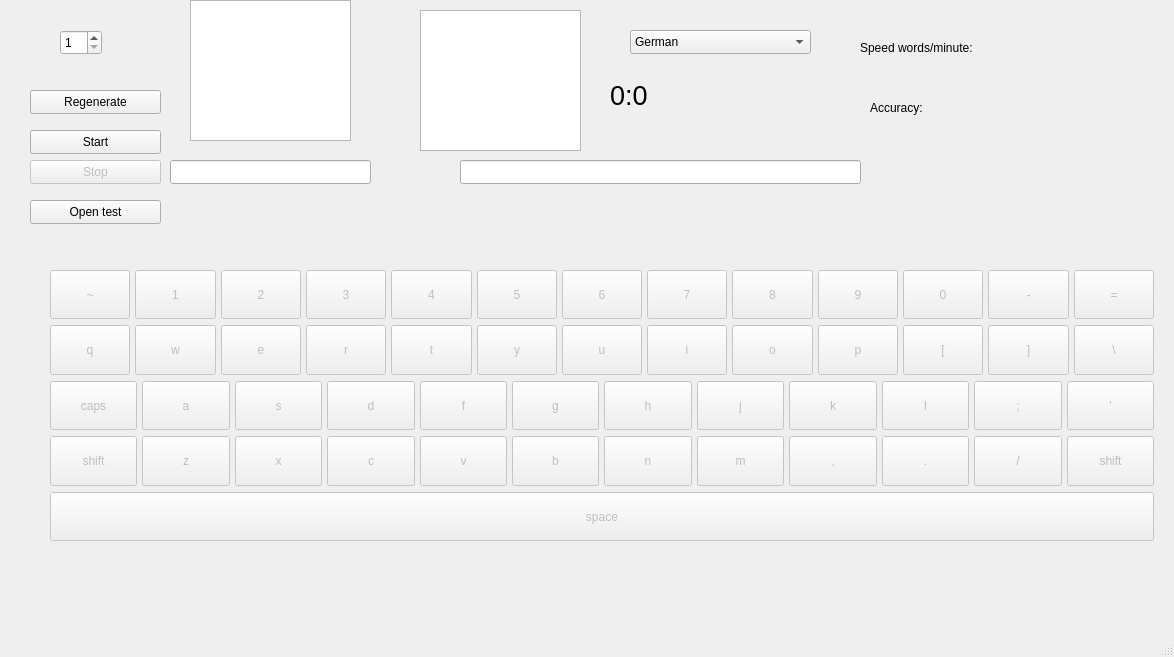
<?xml version="1.0" encoding="UTF-8"?>
<ui version="4.0">
 <class>MainWindow</class>
 <widget class="QMainWindow" name="MainWindow">
  <property name="geometry">
   <rect>
    <x>0</x>
    <y>0</y>
    <width>1174</width>
    <height>657</height>
   </rect>
  </property>
  <property name="windowTitle">
   <string>MainWindow</string>
  </property>
  <widget class="QWidget" name="centralwidget">
   <widget class="LineEditInput" name="lineEdit_in">
    <property name="geometry">
     <rect>
      <x>170</x>
      <y>160</y>
      <width>201</width>
      <height>24</height>
     </rect>
    </property>
    <property name="readOnly">
     <bool>true</bool>
    </property>
   </widget>
   <widget class="QWidget" name="verticalLayoutWidget">
    <property name="geometry">
     <rect>
      <x>50</x>
      <y>260</y>
      <width>1104</width>
      <height>291</height>
     </rect>
    </property>
    <layout class="QVBoxLayout" name="verticalLayout">
     <property name="leftMargin">
      <number>0</number>
     </property>
     <property name="topMargin">
      <number>10</number>
     </property>
     <property name="bottomMargin">
      <number>10</number>
     </property>
     <item>
      <layout class="QHBoxLayout" name="horizontalLayout">
       <property name="spacing">
        <number>5</number>
       </property>
       <property name="sizeConstraint">
        <enum>QLayout::SetDefaultConstraint</enum>
       </property>
       <item>
        <widget class="QPushButton" name="pushButton_49">
         <property name="enabled">
          <bool>false</bool>
         </property>
         <property name="sizePolicy">
          <sizepolicy hsizetype="MinimumExpanding" vsizetype="Minimum">
           <horstretch>0</horstretch>
           <verstretch>0</verstretch>
          </sizepolicy>
         </property>
         <property name="text">
          <string>~</string>
         </property>
        </widget>
       </item>
       <item>
        <widget class="QPushButton" name="pushButton_10">
         <property name="enabled">
          <bool>false</bool>
         </property>
         <property name="sizePolicy">
          <sizepolicy hsizetype="MinimumExpanding" vsizetype="Minimum">
           <horstretch>0</horstretch>
           <verstretch>0</verstretch>
          </sizepolicy>
         </property>
         <property name="text">
          <string>1</string>
         </property>
        </widget>
       </item>
       <item>
        <widget class="QPushButton" name="pushButton_11">
         <property name="enabled">
          <bool>false</bool>
         </property>
         <property name="sizePolicy">
          <sizepolicy hsizetype="MinimumExpanding" vsizetype="Minimum">
           <horstretch>0</horstretch>
           <verstretch>0</verstretch>
          </sizepolicy>
         </property>
         <property name="text">
          <string>2</string>
         </property>
        </widget>
       </item>
       <item>
        <widget class="QPushButton" name="pushButton_12">
         <property name="enabled">
          <bool>false</bool>
         </property>
         <property name="sizePolicy">
          <sizepolicy hsizetype="MinimumExpanding" vsizetype="Minimum">
           <horstretch>0</horstretch>
           <verstretch>0</verstretch>
          </sizepolicy>
         </property>
         <property name="text">
          <string>3</string>
         </property>
        </widget>
       </item>
       <item>
        <widget class="QPushButton" name="pushButton_13">
         <property name="enabled">
          <bool>false</bool>
         </property>
         <property name="sizePolicy">
          <sizepolicy hsizetype="MinimumExpanding" vsizetype="Minimum">
           <horstretch>0</horstretch>
           <verstretch>0</verstretch>
          </sizepolicy>
         </property>
         <property name="text">
          <string>4</string>
         </property>
        </widget>
       </item>
       <item>
        <widget class="QPushButton" name="pushButton_14">
         <property name="enabled">
          <bool>false</bool>
         </property>
         <property name="sizePolicy">
          <sizepolicy hsizetype="MinimumExpanding" vsizetype="Minimum">
           <horstretch>0</horstretch>
           <verstretch>0</verstretch>
          </sizepolicy>
         </property>
         <property name="text">
          <string>5</string>
         </property>
        </widget>
       </item>
       <item>
        <widget class="QPushButton" name="pushButton_15">
         <property name="enabled">
          <bool>false</bool>
         </property>
         <property name="sizePolicy">
          <sizepolicy hsizetype="MinimumExpanding" vsizetype="Minimum">
           <horstretch>0</horstretch>
           <verstretch>0</verstretch>
          </sizepolicy>
         </property>
         <property name="text">
          <string>6</string>
         </property>
        </widget>
       </item>
       <item>
        <widget class="QPushButton" name="pushButton_16">
         <property name="enabled">
          <bool>false</bool>
         </property>
         <property name="sizePolicy">
          <sizepolicy hsizetype="MinimumExpanding" vsizetype="Minimum">
           <horstretch>0</horstretch>
           <verstretch>0</verstretch>
          </sizepolicy>
         </property>
         <property name="text">
          <string>7</string>
         </property>
        </widget>
       </item>
       <item>
        <widget class="QPushButton" name="pushButton_17">
         <property name="enabled">
          <bool>false</bool>
         </property>
         <property name="sizePolicy">
          <sizepolicy hsizetype="MinimumExpanding" vsizetype="Minimum">
           <horstretch>0</horstretch>
           <verstretch>0</verstretch>
          </sizepolicy>
         </property>
         <property name="text">
          <string>8</string>
         </property>
        </widget>
       </item>
       <item>
        <widget class="QPushButton" name="pushButton_18">
         <property name="enabled">
          <bool>false</bool>
         </property>
         <property name="sizePolicy">
          <sizepolicy hsizetype="MinimumExpanding" vsizetype="Minimum">
           <horstretch>0</horstretch>
           <verstretch>0</verstretch>
          </sizepolicy>
         </property>
         <property name="text">
          <string>9</string>
         </property>
        </widget>
       </item>
       <item>
        <widget class="QPushButton" name="pushButton_19">
         <property name="enabled">
          <bool>false</bool>
         </property>
         <property name="sizePolicy">
          <sizepolicy hsizetype="MinimumExpanding" vsizetype="Minimum">
           <horstretch>0</horstretch>
           <verstretch>0</verstretch>
          </sizepolicy>
         </property>
         <property name="text">
          <string>0</string>
         </property>
        </widget>
       </item>
       <item>
        <widget class="QPushButton" name="pushButton_20">
         <property name="enabled">
          <bool>false</bool>
         </property>
         <property name="sizePolicy">
          <sizepolicy hsizetype="MinimumExpanding" vsizetype="Minimum">
           <horstretch>0</horstretch>
           <verstretch>0</verstretch>
          </sizepolicy>
         </property>
         <property name="text">
          <string>-</string>
         </property>
        </widget>
       </item>
       <item>
        <widget class="QPushButton" name="pushButton_21">
         <property name="enabled">
          <bool>false</bool>
         </property>
         <property name="sizePolicy">
          <sizepolicy hsizetype="MinimumExpanding" vsizetype="Minimum">
           <horstretch>0</horstretch>
           <verstretch>0</verstretch>
          </sizepolicy>
         </property>
         <property name="text">
          <string>=</string>
         </property>
        </widget>
       </item>
      </layout>
     </item>
     <item>
      <layout class="QHBoxLayout" name="horizontalLayout_3">
       <property name="spacing">
        <number>5</number>
       </property>
       <property name="sizeConstraint">
        <enum>QLayout::SetDefaultConstraint</enum>
       </property>
       <item>
        <widget class="QPushButton" name="pushButton_24">
         <property name="enabled">
          <bool>false</bool>
         </property>
         <property name="sizePolicy">
          <sizepolicy hsizetype="MinimumExpanding" vsizetype="Minimum">
           <horstretch>0</horstretch>
           <verstretch>0</verstretch>
          </sizepolicy>
         </property>
         <property name="text">
          <string>q</string>
         </property>
        </widget>
       </item>
       <item>
        <widget class="QPushButton" name="pushButton_25">
         <property name="enabled">
          <bool>false</bool>
         </property>
         <property name="sizePolicy">
          <sizepolicy hsizetype="MinimumExpanding" vsizetype="Minimum">
           <horstretch>0</horstretch>
           <verstretch>0</verstretch>
          </sizepolicy>
         </property>
         <property name="text">
          <string>w</string>
         </property>
        </widget>
       </item>
       <item>
        <widget class="QPushButton" name="pushButton_26">
         <property name="enabled">
          <bool>false</bool>
         </property>
         <property name="sizePolicy">
          <sizepolicy hsizetype="MinimumExpanding" vsizetype="Minimum">
           <horstretch>0</horstretch>
           <verstretch>0</verstretch>
          </sizepolicy>
         </property>
         <property name="text">
          <string>e</string>
         </property>
        </widget>
       </item>
       <item>
        <widget class="QPushButton" name="pushButton_27">
         <property name="enabled">
          <bool>false</bool>
         </property>
         <property name="sizePolicy">
          <sizepolicy hsizetype="MinimumExpanding" vsizetype="Minimum">
           <horstretch>0</horstretch>
           <verstretch>0</verstretch>
          </sizepolicy>
         </property>
         <property name="text">
          <string>r</string>
         </property>
        </widget>
       </item>
       <item>
        <widget class="QPushButton" name="pushButton_28">
         <property name="enabled">
          <bool>false</bool>
         </property>
         <property name="sizePolicy">
          <sizepolicy hsizetype="MinimumExpanding" vsizetype="Minimum">
           <horstretch>0</horstretch>
           <verstretch>0</verstretch>
          </sizepolicy>
         </property>
         <property name="text">
          <string>t</string>
         </property>
        </widget>
       </item>
       <item>
        <widget class="QPushButton" name="pushButton_29">
         <property name="enabled">
          <bool>false</bool>
         </property>
         <property name="sizePolicy">
          <sizepolicy hsizetype="MinimumExpanding" vsizetype="Minimum">
           <horstretch>0</horstretch>
           <verstretch>0</verstretch>
          </sizepolicy>
         </property>
         <property name="text">
          <string>y</string>
         </property>
        </widget>
       </item>
       <item>
        <widget class="QPushButton" name="pushButton_30">
         <property name="enabled">
          <bool>false</bool>
         </property>
         <property name="sizePolicy">
          <sizepolicy hsizetype="MinimumExpanding" vsizetype="Minimum">
           <horstretch>0</horstretch>
           <verstretch>0</verstretch>
          </sizepolicy>
         </property>
         <property name="text">
          <string>u</string>
         </property>
        </widget>
       </item>
       <item>
        <widget class="QPushButton" name="pushButton_31">
         <property name="enabled">
          <bool>false</bool>
         </property>
         <property name="sizePolicy">
          <sizepolicy hsizetype="MinimumExpanding" vsizetype="Minimum">
           <horstretch>0</horstretch>
           <verstretch>0</verstretch>
          </sizepolicy>
         </property>
         <property name="text">
          <string>i</string>
         </property>
        </widget>
       </item>
       <item>
        <widget class="QPushButton" name="pushButton_32">
         <property name="enabled">
          <bool>false</bool>
         </property>
         <property name="sizePolicy">
          <sizepolicy hsizetype="MinimumExpanding" vsizetype="Minimum">
           <horstretch>0</horstretch>
           <verstretch>0</verstretch>
          </sizepolicy>
         </property>
         <property name="text">
          <string>o</string>
         </property>
        </widget>
       </item>
       <item>
        <widget class="QPushButton" name="pushButton_33">
         <property name="enabled">
          <bool>false</bool>
         </property>
         <property name="sizePolicy">
          <sizepolicy hsizetype="MinimumExpanding" vsizetype="Minimum">
           <horstretch>0</horstretch>
           <verstretch>0</verstretch>
          </sizepolicy>
         </property>
         <property name="text">
          <string>p</string>
         </property>
        </widget>
       </item>
       <item>
        <widget class="QPushButton" name="pushButton_34">
         <property name="enabled">
          <bool>false</bool>
         </property>
         <property name="sizePolicy">
          <sizepolicy hsizetype="MinimumExpanding" vsizetype="Minimum">
           <horstretch>0</horstretch>
           <verstretch>0</verstretch>
          </sizepolicy>
         </property>
         <property name="text">
          <string>[</string>
         </property>
        </widget>
       </item>
       <item>
        <widget class="QPushButton" name="pushButton_35">
         <property name="enabled">
          <bool>false</bool>
         </property>
         <property name="sizePolicy">
          <sizepolicy hsizetype="MinimumExpanding" vsizetype="Minimum">
           <horstretch>0</horstretch>
           <verstretch>0</verstretch>
          </sizepolicy>
         </property>
         <property name="text">
          <string>]</string>
         </property>
        </widget>
       </item>
       <item>
        <widget class="QPushButton" name="pushButton_51">
         <property name="enabled">
          <bool>false</bool>
         </property>
         <property name="sizePolicy">
          <sizepolicy hsizetype="MinimumExpanding" vsizetype="Minimum">
           <horstretch>0</horstretch>
           <verstretch>0</verstretch>
          </sizepolicy>
         </property>
         <property name="text">
          <string>\</string>
         </property>
        </widget>
       </item>
      </layout>
     </item>
     <item>
      <layout class="QHBoxLayout" name="horizontalLayout_4">
       <property name="spacing">
        <number>5</number>
       </property>
       <property name="sizeConstraint">
        <enum>QLayout::SetDefaultConstraint</enum>
       </property>
       <item>
        <widget class="QPushButton" name="pushButton_66">
         <property name="enabled">
          <bool>false</bool>
         </property>
         <property name="sizePolicy">
          <sizepolicy hsizetype="MinimumExpanding" vsizetype="Minimum">
           <horstretch>0</horstretch>
           <verstretch>0</verstretch>
          </sizepolicy>
         </property>
         <property name="text">
          <string>caps</string>
         </property>
        </widget>
       </item>
       <item>
        <widget class="QPushButton" name="pushButton_38">
         <property name="enabled">
          <bool>false</bool>
         </property>
         <property name="sizePolicy">
          <sizepolicy hsizetype="MinimumExpanding" vsizetype="Minimum">
           <horstretch>0</horstretch>
           <verstretch>0</verstretch>
          </sizepolicy>
         </property>
         <property name="text">
          <string>a</string>
         </property>
        </widget>
       </item>
       <item>
        <widget class="QPushButton" name="pushButton_39">
         <property name="enabled">
          <bool>false</bool>
         </property>
         <property name="sizePolicy">
          <sizepolicy hsizetype="MinimumExpanding" vsizetype="Minimum">
           <horstretch>0</horstretch>
           <verstretch>0</verstretch>
          </sizepolicy>
         </property>
         <property name="text">
          <string>s</string>
         </property>
        </widget>
       </item>
       <item>
        <widget class="QPushButton" name="pushButton_40">
         <property name="enabled">
          <bool>false</bool>
         </property>
         <property name="sizePolicy">
          <sizepolicy hsizetype="MinimumExpanding" vsizetype="Minimum">
           <horstretch>0</horstretch>
           <verstretch>0</verstretch>
          </sizepolicy>
         </property>
         <property name="text">
          <string>d</string>
         </property>
        </widget>
       </item>
       <item>
        <widget class="QPushButton" name="pushButton_41">
         <property name="enabled">
          <bool>false</bool>
         </property>
         <property name="sizePolicy">
          <sizepolicy hsizetype="MinimumExpanding" vsizetype="Minimum">
           <horstretch>0</horstretch>
           <verstretch>0</verstretch>
          </sizepolicy>
         </property>
         <property name="text">
          <string>f</string>
         </property>
        </widget>
       </item>
       <item>
        <widget class="QPushButton" name="pushButton_42">
         <property name="enabled">
          <bool>false</bool>
         </property>
         <property name="sizePolicy">
          <sizepolicy hsizetype="MinimumExpanding" vsizetype="Minimum">
           <horstretch>0</horstretch>
           <verstretch>0</verstretch>
          </sizepolicy>
         </property>
         <property name="text">
          <string>g</string>
         </property>
        </widget>
       </item>
       <item>
        <widget class="QPushButton" name="pushButton_43">
         <property name="enabled">
          <bool>false</bool>
         </property>
         <property name="sizePolicy">
          <sizepolicy hsizetype="MinimumExpanding" vsizetype="Minimum">
           <horstretch>0</horstretch>
           <verstretch>0</verstretch>
          </sizepolicy>
         </property>
         <property name="text">
          <string>h</string>
         </property>
        </widget>
       </item>
       <item>
        <widget class="QPushButton" name="pushButton_44">
         <property name="enabled">
          <bool>false</bool>
         </property>
         <property name="sizePolicy">
          <sizepolicy hsizetype="MinimumExpanding" vsizetype="Minimum">
           <horstretch>0</horstretch>
           <verstretch>0</verstretch>
          </sizepolicy>
         </property>
         <property name="text">
          <string>j</string>
         </property>
        </widget>
       </item>
       <item>
        <widget class="QPushButton" name="pushButton_45">
         <property name="enabled">
          <bool>false</bool>
         </property>
         <property name="sizePolicy">
          <sizepolicy hsizetype="MinimumExpanding" vsizetype="Minimum">
           <horstretch>0</horstretch>
           <verstretch>0</verstretch>
          </sizepolicy>
         </property>
         <property name="text">
          <string>k</string>
         </property>
        </widget>
       </item>
       <item>
        <widget class="QPushButton" name="pushButton_46">
         <property name="enabled">
          <bool>false</bool>
         </property>
         <property name="sizePolicy">
          <sizepolicy hsizetype="MinimumExpanding" vsizetype="Minimum">
           <horstretch>0</horstretch>
           <verstretch>0</verstretch>
          </sizepolicy>
         </property>
         <property name="text">
          <string>l</string>
         </property>
        </widget>
       </item>
       <item>
        <widget class="QPushButton" name="pushButton_47">
         <property name="enabled">
          <bool>false</bool>
         </property>
         <property name="sizePolicy">
          <sizepolicy hsizetype="MinimumExpanding" vsizetype="Minimum">
           <horstretch>0</horstretch>
           <verstretch>0</verstretch>
          </sizepolicy>
         </property>
         <property name="text">
          <string>;</string>
         </property>
        </widget>
       </item>
       <item>
        <widget class="QPushButton" name="pushButton_48">
         <property name="enabled">
          <bool>false</bool>
         </property>
         <property name="sizePolicy">
          <sizepolicy hsizetype="MinimumExpanding" vsizetype="Minimum">
           <horstretch>0</horstretch>
           <verstretch>0</verstretch>
          </sizepolicy>
         </property>
         <property name="text">
          <string>'</string>
         </property>
        </widget>
       </item>
      </layout>
     </item>
     <item>
      <layout class="QHBoxLayout" name="horizontalLayout_5">
       <property name="spacing">
        <number>5</number>
       </property>
       <property name="sizeConstraint">
        <enum>QLayout::SetDefaultConstraint</enum>
       </property>
       <item>
        <widget class="QPushButton" name="pushButton_50">
         <property name="enabled">
          <bool>false</bool>
         </property>
         <property name="sizePolicy">
          <sizepolicy hsizetype="MinimumExpanding" vsizetype="Minimum">
           <horstretch>0</horstretch>
           <verstretch>0</verstretch>
          </sizepolicy>
         </property>
         <property name="text">
          <string>shift</string>
         </property>
        </widget>
       </item>
       <item>
        <widget class="QPushButton" name="pushButton_52">
         <property name="enabled">
          <bool>false</bool>
         </property>
         <property name="sizePolicy">
          <sizepolicy hsizetype="MinimumExpanding" vsizetype="Minimum">
           <horstretch>0</horstretch>
           <verstretch>0</verstretch>
          </sizepolicy>
         </property>
         <property name="text">
          <string>z</string>
         </property>
        </widget>
       </item>
       <item>
        <widget class="QPushButton" name="pushButton_53">
         <property name="enabled">
          <bool>false</bool>
         </property>
         <property name="sizePolicy">
          <sizepolicy hsizetype="MinimumExpanding" vsizetype="Minimum">
           <horstretch>0</horstretch>
           <verstretch>0</verstretch>
          </sizepolicy>
         </property>
         <property name="text">
          <string>x</string>
         </property>
        </widget>
       </item>
       <item>
        <widget class="QPushButton" name="pushButton_54">
         <property name="enabled">
          <bool>false</bool>
         </property>
         <property name="sizePolicy">
          <sizepolicy hsizetype="MinimumExpanding" vsizetype="Minimum">
           <horstretch>0</horstretch>
           <verstretch>0</verstretch>
          </sizepolicy>
         </property>
         <property name="text">
          <string>c</string>
         </property>
        </widget>
       </item>
       <item>
        <widget class="QPushButton" name="pushButton_55">
         <property name="enabled">
          <bool>false</bool>
         </property>
         <property name="sizePolicy">
          <sizepolicy hsizetype="MinimumExpanding" vsizetype="Minimum">
           <horstretch>0</horstretch>
           <verstretch>0</verstretch>
          </sizepolicy>
         </property>
         <property name="text">
          <string>v</string>
         </property>
        </widget>
       </item>
       <item>
        <widget class="QPushButton" name="pushButton_56">
         <property name="enabled">
          <bool>false</bool>
         </property>
         <property name="sizePolicy">
          <sizepolicy hsizetype="MinimumExpanding" vsizetype="Minimum">
           <horstretch>0</horstretch>
           <verstretch>0</verstretch>
          </sizepolicy>
         </property>
         <property name="text">
          <string>b</string>
         </property>
        </widget>
       </item>
       <item>
        <widget class="QPushButton" name="pushButton_57">
         <property name="enabled">
          <bool>false</bool>
         </property>
         <property name="sizePolicy">
          <sizepolicy hsizetype="MinimumExpanding" vsizetype="Minimum">
           <horstretch>0</horstretch>
           <verstretch>0</verstretch>
          </sizepolicy>
         </property>
         <property name="text">
          <string>n</string>
         </property>
        </widget>
       </item>
       <item>
        <widget class="QPushButton" name="pushButton_58">
         <property name="enabled">
          <bool>false</bool>
         </property>
         <property name="sizePolicy">
          <sizepolicy hsizetype="MinimumExpanding" vsizetype="Minimum">
           <horstretch>0</horstretch>
           <verstretch>0</verstretch>
          </sizepolicy>
         </property>
         <property name="text">
          <string>m</string>
         </property>
        </widget>
       </item>
       <item>
        <widget class="QPushButton" name="pushButton_59">
         <property name="enabled">
          <bool>false</bool>
         </property>
         <property name="sizePolicy">
          <sizepolicy hsizetype="MinimumExpanding" vsizetype="Minimum">
           <horstretch>0</horstretch>
           <verstretch>0</verstretch>
          </sizepolicy>
         </property>
         <property name="text">
          <string>,</string>
         </property>
        </widget>
       </item>
       <item>
        <widget class="QPushButton" name="pushButton_60">
         <property name="enabled">
          <bool>false</bool>
         </property>
         <property name="sizePolicy">
          <sizepolicy hsizetype="MinimumExpanding" vsizetype="Minimum">
           <horstretch>0</horstretch>
           <verstretch>0</verstretch>
          </sizepolicy>
         </property>
         <property name="text">
          <string>.</string>
         </property>
        </widget>
       </item>
       <item>
        <widget class="QPushButton" name="pushButton_61">
         <property name="enabled">
          <bool>false</bool>
         </property>
         <property name="sizePolicy">
          <sizepolicy hsizetype="MinimumExpanding" vsizetype="Minimum">
           <horstretch>0</horstretch>
           <verstretch>0</verstretch>
          </sizepolicy>
         </property>
         <property name="text">
          <string>/</string>
         </property>
        </widget>
       </item>
       <item>
        <widget class="QPushButton" name="pushButton_62">
         <property name="enabled">
          <bool>false</bool>
         </property>
         <property name="sizePolicy">
          <sizepolicy hsizetype="MinimumExpanding" vsizetype="Minimum">
           <horstretch>0</horstretch>
           <verstretch>0</verstretch>
          </sizepolicy>
         </property>
         <property name="text">
          <string>shift</string>
         </property>
        </widget>
       </item>
      </layout>
     </item>
     <item>
      <widget class="QPushButton" name="pushButton_65">
       <property name="enabled">
        <bool>false</bool>
       </property>
       <property name="sizePolicy">
        <sizepolicy hsizetype="Minimum" vsizetype="Minimum">
         <horstretch>0</horstretch>
         <verstretch>0</verstretch>
        </sizepolicy>
       </property>
       <property name="text">
        <string>space</string>
       </property>
      </widget>
     </item>
    </layout>
   </widget>
   <widget class="QComboBox" name="comboBox">
    <property name="geometry">
     <rect>
      <x>630</x>
      <y>30</y>
      <width>181</width>
      <height>24</height>
     </rect>
    </property>
    <item>
     <property name="text">
      <string>German</string>
     </property>
    </item>
    <item>
     <property name="text">
      <string>French</string>
     </property>
    </item>
    <item>
     <property name="text">
      <string>Arabic</string>
     </property>
    </item>
    <item>
     <property name="text">
      <string>English</string>
     </property>
    </item>
    <item>
     <property name="text">
      <string>Belarusian</string>
     </property>
    </item>
    <item>
     <property name="text">
      <string>Hebrew</string>
     </property>
    </item>
    <item>
     <property name="text">
      <string>Сhinesse</string>
     </property>
    </item>
   </widget>
   <widget class="QTextEdit" name="textEdit_in">
    <property name="geometry">
     <rect>
      <x>190</x>
      <y>0</y>
      <width>161</width>
      <height>141</height>
     </rect>
    </property>
    <property name="readOnly">
     <bool>true</bool>
    </property>
   </widget>
   <widget class="QLineEdit" name="lineEdit_test">
    <property name="geometry">
     <rect>
      <x>460</x>
      <y>160</y>
      <width>401</width>
      <height>24</height>
     </rect>
    </property>
    <property name="readOnly">
     <bool>true</bool>
    </property>
   </widget>
   <widget class="QSpinBox" name="spinBox">
    <property name="geometry">
     <rect>
      <x>60</x>
      <y>30</y>
      <width>42</width>
      <height>25</height>
     </rect>
    </property>
    <property name="minimum">
     <number>1</number>
    </property>
   </widget>
   <widget class="QTextEdit" name="textEdit_test">
    <property name="geometry">
     <rect>
      <x>420</x>
      <y>10</y>
      <width>161</width>
      <height>141</height>
     </rect>
    </property>
    <property name="readOnly">
     <bool>true</bool>
    </property>
   </widget>
   <widget class="QPushButton" name="pushButton">
    <property name="geometry">
     <rect>
      <x>30</x>
      <y>90</y>
      <width>131</width>
      <height>24</height>
     </rect>
    </property>
    <property name="text">
     <string>Regenerate</string>
    </property>
   </widget>
   <widget class="QLabel" name="timerLabel">
    <property name="geometry">
     <rect>
      <x>610</x>
      <y>70</y>
      <width>141</width>
      <height>51</height>
     </rect>
    </property>
    <property name="font">
     <font>
      <pointsize>20</pointsize>
     </font>
    </property>
    <property name="text">
     <string>0:0</string>
    </property>
   </widget>
   <widget class="QPushButton" name="pushButton_start">
    <property name="geometry">
     <rect>
      <x>30</x>
      <y>130</y>
      <width>131</width>
      <height>24</height>
     </rect>
    </property>
    <property name="text">
     <string>Start</string>
    </property>
   </widget>
   <widget class="QPushButton" name="pushButton_stop">
    <property name="enabled">
     <bool>false</bool>
    </property>
    <property name="geometry">
     <rect>
      <x>30</x>
      <y>160</y>
      <width>131</width>
      <height>24</height>
     </rect>
    </property>
    <property name="text">
     <string>Stop</string>
    </property>
   </widget>
   <widget class="QLabel" name="label">
    <property name="geometry">
     <rect>
      <x>860</x>
      <y>40</y>
      <width>171</width>
      <height>16</height>
     </rect>
    </property>
    <property name="text">
     <string>Speed words/minute:</string>
    </property>
   </widget>
   <widget class="QLabel" name="label_speed">
    <property name="geometry">
     <rect>
      <x>860</x>
      <y>60</y>
      <width>241</width>
      <height>16</height>
     </rect>
    </property>
    <property name="text">
     <string/>
    </property>
   </widget>
   <widget class="QLabel" name="label_2">
    <property name="geometry">
     <rect>
      <x>870</x>
      <y>100</y>
      <width>111</width>
      <height>16</height>
     </rect>
    </property>
    <property name="text">
     <string>Accuracy:</string>
    </property>
   </widget>
   <widget class="QLabel" name="label_acc">
    <property name="geometry">
     <rect>
      <x>860</x>
      <y>130</y>
      <width>111</width>
      <height>16</height>
     </rect>
    </property>
    <property name="text">
     <string/>
    </property>
   </widget>
   <widget class="QPushButton" name="pushButton_open">
    <property name="geometry">
     <rect>
      <x>30</x>
      <y>200</y>
      <width>131</width>
      <height>24</height>
     </rect>
    </property>
    <property name="text">
     <string>Open test</string>
    </property>
   </widget>
  </widget>
  <widget class="QMenuBar" name="menubar">
   <property name="geometry">
    <rect>
     <x>0</x>
     <y>0</y>
     <width>1174</width>
     <height>19</height>
    </rect>
   </property>
  </widget>
  <widget class="QStatusBar" name="statusbar"/>
 </widget>
 <customwidgets>
  <customwidget>
   <class>LineEditInput</class>
   <extends>QLineEdit</extends>
   <header>lineeditinput.h</header>
   <slots>
    <signal>signal1()</signal>
    <slot>slot1()</slot>
   </slots>
  </customwidget>
 </customwidgets>
 <resources/>
 <connections/>
</ui>
